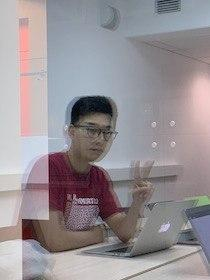
#> input picture data/basket/serge.jpg, 210 x 280 px; its folder holds only this picture in this run
$ python -i utils.py   (imports and definitions only)
#> lines starting #> are read from the running program, lines starting #| are printed output that depends on the picture; after the words box and inside, x2 and y2 are one past the last pixel; in counts of white or black regions, pixels touching at a corner belong together
#> further down, picture is the input picture: shape (280, 210, 3); mean B, G, R 149.1, 145, 151.5
import copy
from pathlib import Path

import numpy as np
import cv2
from sklearn.metrics import mean_squared_error


TILE_SIZE = (7, 7)


class Tile:
    def __init__(self, image, name=None):
        self.image = image / 255.
        self.area = np.size(image)
#> self.area = 176400
        self.name = name
        self.hcd = self.harris_corner_detector()
        self.skel = self.skeleton()
        self.sift = self.scale_invariant_feature_tranform()

    # [15 lines left out: function __str__, not called in this run]

    def harris_corner_detector(self):
        cv2.imwrite("./data/tmp.jpg", self.image, [int(cv2.IMWRITE_JPEG_QUALITY), 100])
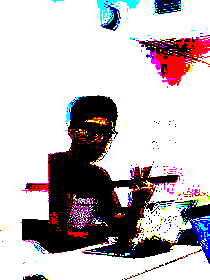
#> saved as tmp.jpg: shape (280, 210, 3); mean B, G, R 0.743, 0.726, 0.757; drawn with 1 as white
        img = cv2.imread("./data/tmp.jpg", flags=cv2.IMREAD_GRAYSCALE)
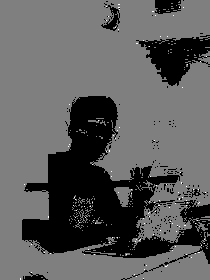
#> img: shape (280, 210); min 0, max 2, mean 0.729; drawn with min black and max white
        img = np.abs(img)
        result = cv2.cornerHarris(img, 1, 1, 0.01)
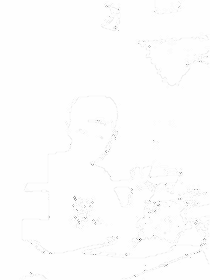
#> result: shape (280, 210) float32; min -1.51e-10, max 0, mean -5.81e-13; drawn with min black and max white
        norm = np.linalg.norm(result)
#> norm = 7.74e-10
        if norm != 0:
            result /= norm
#> result: shape (280, 210) float32; 11.45% of pixels changed, all inside (x1, y1, x2, y2) = (19, 0, 210, 280)

        return result

    def skeleton(self):
        cv2.imwrite("./data/tmp.jpg", self.image, [int(cv2.IMWRITE_JPEG_QUALITY), 100])
        img = cv2.imread("./data/tmp.jpg", flags=cv2.IMREAD_GRAYSCALE)
        skel = np.zeros_like(img)
        size = np.size(img)
#> size = 58800

        _, img = cv2.threshold(img, 127, 255, 0)
#> img: shape (280, 210); every value is 0
        element = cv2.getStructuringElement(cv2.MORPH_CROSS, (3, 3))

        while True:
            eroded = cv2.erode(img, element)
            tmp = cv2.dilate(eroded, element)
            tmp = cv2.subtract(img, tmp)
            skel = cv2.bitwise_or(skel, tmp)
            img = eroded.copy()

            zeros = size - cv2.countNonZero(img)
            if zeros == size:
                break
#> this loop made 1 pass
#> zeros on pass 1: 58800

        return skel

    def scale_invariant_feature_tranform(self):
        cv2.imwrite("./data/tmp.jpg", self.image, [int(cv2.IMWRITE_JPEG_QUALITY), 100])
        img = cv2.imread("./data/tmp.jpg", flags=cv2.IMREAD_GRAYSCALE)

        sift = cv2.xfeatures2d.SIFT_create()
        kp, des = sift.detectAndCompute(img, None)
#> kp = (); des = None

        return kp


# [86 lines left out: functions similar_coef, prepare_image, tile_image, read_symbols, find_best_symbol, not called in this run]

>>> import cv2
>>> picture = cv2.imread('../data/basket/serge.jpg')
>>> result = Tile(picture).skeleton()
#> in __init__, `self.sift = self.scale_invariant_feature_tranform()`: self.sift = ()
#> the loop in skeleton (call 2), `while True:` made 1 pass
